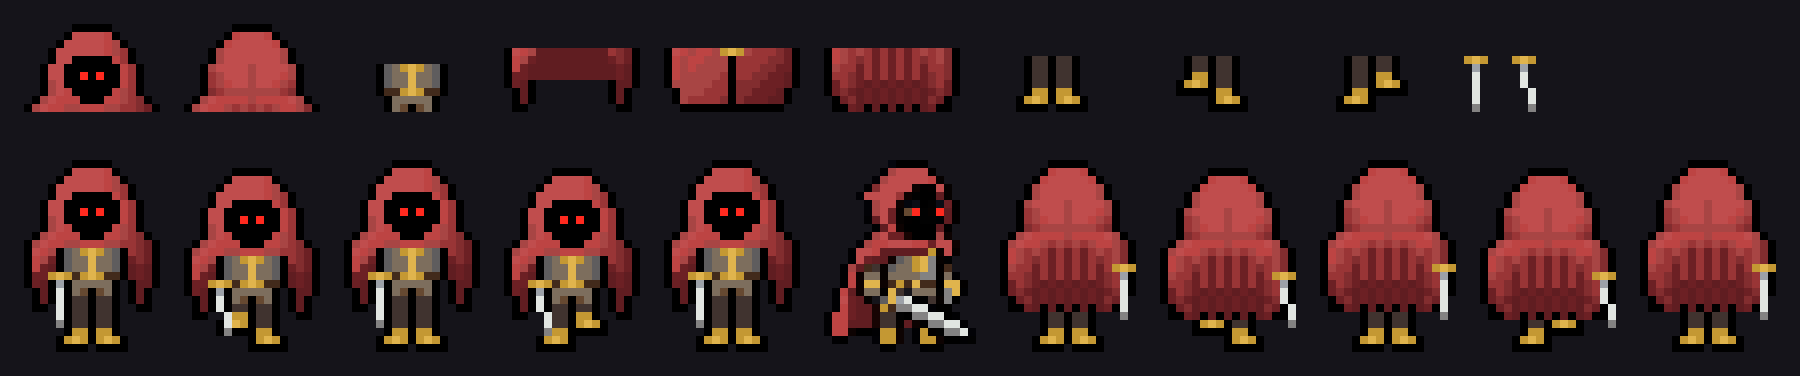

Recreate this plot in Python.
# Vista previa del héroe por piezas (js/towerHeroArt.js, HERO_PARTS): arriba cada pieza suelta, abajo los cuadros ya
# encastrados de frente, el de costado (la referencia) y de espaldas. Necesita node para leer las piezas del juego.
# Uso: python docs/arte/heroe-piezas.py  →  docs/arte/heroe-piezas.png
import os, json, subprocess
from PIL import Image

HERE = os.path.dirname(os.path.abspath(__file__))
JS = os.path.join(HERE, '..', '..', 'js', 'towerHeroArt.js').replace('\\', '/')
data = json.loads(subprocess.check_output(['node', '-e', f"""
const src = require('fs').readFileSync('{JS}', 'utf8');
const r = new Function(src + '; return {{ pal: HERO_ART.pal, frames: HERO_ART.frames, parts: HERO_PARTS }};')();
console.log(JSON.stringify(r));"""], text=True))
PAL, FR, PARTS = data['pal'], data['frames'], data['parts']

S, BG = 8, (21, 20, 26, 255)
def img(rows):
    w = max(len(r) for r in rows)
    im = Image.new('RGBA', (w * S, len(rows) * S), BG)
    for y, r in enumerate(rows):
        for x, c in enumerate(r):
            if c in PAL: im.paste(Image.new('RGBA', (S, S), PAL[c]), (x * S, y * S))
    return im
def strip(ims, gap=3 * S):
    W = sum(i.width for i in ims) + gap * (len(ims) + 1); H = max(i.height for i in ims) + 2 * gap
    out = Image.new('RGBA', (W, H), BG); x = gap
    for i in ims: out.paste(i, (x, H - gap - i.height)); x += i.width + gap
    return out

piezas = [img(p['rows']) for p in PARTS['body'].values()] + [img(w['rows']) for w in PARTS['weapons'].values()]
names = ['frontIdle', 'frontWalk0', 'frontWalk1', 'frontWalk2', 'frontWalk3', 'idle',
         'backIdle', 'backWalk0', 'backWalk1', 'backWalk2', 'backWalk3']
filas = [strip(piezas), strip([img(FR[n]['rows']) for n in names])]
sheet = Image.new('RGBA', (max(f.width for f in filas), sum(f.height for f in filas)), BG); y = 0
for f in filas: sheet.paste(f, (0, y)); y += f.height
sheet.save(os.path.join(HERE, 'heroe-piezas.png'))
print('ok')
